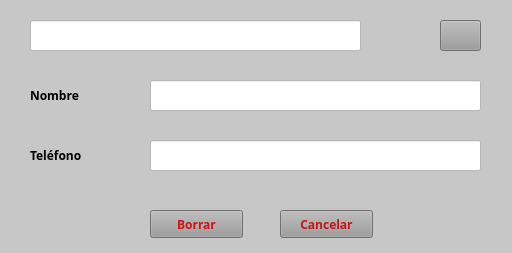
<?xml version="1.0" encoding="UTF-8"?>
<ui version="4.0">
 <class>MainWindow</class>
 <widget class="QMainWindow" name="MainWindow">
  <property name="geometry">
   <rect>
    <x>0</x>
    <y>0</y>
    <width>512</width>
    <height>253</height>
   </rect>
  </property>
  <property name="windowTitle">
   <string>Borrar cliente</string>
  </property>
  <property name="windowIcon">
   <iconset>
    <normaloff>../iconos/m.ico</normaloff>../iconos/m.ico</iconset>
  </property>
  <property name="styleSheet">
   <string notr="true">background-color: rgb(199, 199, 199);</string>
  </property>
  <widget class="QWidget" name="centralwidget">
   <widget class="QLineEdit" name="lineEdit_4">
    <property name="geometry">
     <rect>
      <x>150</x>
      <y>140</y>
      <width>331</width>
      <height>31</height>
     </rect>
    </property>
    <property name="font">
     <font>
      <family>Franklin Gothic Book</family>
      <pointsize>9</pointsize>
     </font>
    </property>
    <property name="styleSheet">
     <string notr="true">background-color: rgb(255, 255, 255);</string>
    </property>
   </widget>
   <widget class="QLabel" name="label_2">
    <property name="geometry">
     <rect>
      <x>30</x>
      <y>80</y>
      <width>81</width>
      <height>31</height>
     </rect>
    </property>
    <property name="font">
     <font>
      <family>Franklin Gothic Book</family>
      <pointsize>9</pointsize>
      <weight>75</weight>
      <bold>true</bold>
     </font>
    </property>
    <property name="text">
     <string>Nombre</string>
    </property>
   </widget>
   <widget class="QPushButton" name="pushButton">
    <property name="geometry">
     <rect>
      <x>150</x>
      <y>210</y>
      <width>93</width>
      <height>28</height>
     </rect>
    </property>
    <property name="font">
     <font>
      <family>Franklin Gothic Book</family>
      <pointsize>9</pointsize>
      <weight>75</weight>
      <bold>true</bold>
     </font>
    </property>
    <property name="styleSheet">
     <string notr="true">background-color: rgb(155, 155, 155);
color: rgb(206, 18, 18);</string>
    </property>
    <property name="text">
     <string>Borrar</string>
    </property>
   </widget>
   <widget class="QLineEdit" name="lineEdit">
    <property name="geometry">
     <rect>
      <x>30</x>
      <y>20</y>
      <width>331</width>
      <height>31</height>
     </rect>
    </property>
    <property name="font">
     <font>
      <family>Franklin Gothic Book</family>
      <pointsize>9</pointsize>
     </font>
    </property>
    <property name="styleSheet">
     <string notr="true">background-color: rgb(255, 255, 255);</string>
    </property>
   </widget>
   <widget class="QLineEdit" name="lineEdit_2">
    <property name="geometry">
     <rect>
      <x>150</x>
      <y>80</y>
      <width>331</width>
      <height>31</height>
     </rect>
    </property>
    <property name="font">
     <font>
      <family>Franklin Gothic Book</family>
      <pointsize>9</pointsize>
     </font>
    </property>
    <property name="styleSheet">
     <string notr="true">background-color: rgb(255, 255, 255);</string>
    </property>
   </widget>
   <widget class="QLabel" name="label_4">
    <property name="geometry">
     <rect>
      <x>30</x>
      <y>130</y>
      <width>71</width>
      <height>51</height>
     </rect>
    </property>
    <property name="font">
     <font>
      <family>Franklin Gothic Book</family>
      <pointsize>9</pointsize>
      <weight>75</weight>
      <bold>true</bold>
     </font>
    </property>
    <property name="text">
     <string>Teléfono</string>
    </property>
   </widget>
   <widget class="QPushButton" name="pushButton_2">
    <property name="geometry">
     <rect>
      <x>280</x>
      <y>210</y>
      <width>93</width>
      <height>28</height>
     </rect>
    </property>
    <property name="font">
     <font>
      <family>Franklin Gothic Book</family>
      <pointsize>9</pointsize>
      <weight>75</weight>
      <bold>true</bold>
     </font>
    </property>
    <property name="styleSheet">
     <string notr="true">background-color: rgb(155, 155, 155);
color: rgb(206, 18, 18);</string>
    </property>
    <property name="text">
     <string>Cancelar</string>
    </property>
   </widget>
   <widget class="QPushButton" name="btn">
    <property name="geometry">
     <rect>
      <x>440</x>
      <y>20</y>
      <width>41</width>
      <height>31</height>
     </rect>
    </property>
    <property name="font">
     <font>
      <family>ITC Avant Garde Std Bk Cn</family>
      <pointsize>12</pointsize>
      <weight>75</weight>
      <bold>true</bold>
     </font>
    </property>
    <property name="styleSheet">
     <string notr="true">background-color: rgb(155, 155, 155);
color: rgb(206, 18, 18);</string>
    </property>
    <property name="text">
     <string/>
    </property>
   </widget>
  </widget>
 </widget>
 <resources/>
 <connections/>
</ui>
